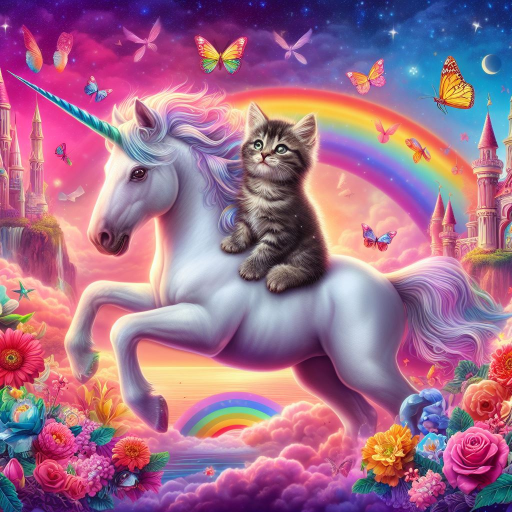
#> input picture photo/catonunicorn.jpg, 1024 x 1024 px, found by its file name (shown at 1/2 size)
$ python blurExample.py
#> lines starting #> are read from the running program, lines starting #| are printed output that depends on the picture; after the words box and inside, x2 and y2 are one past the last pixel; in counts of white or black regions, pixels touching at a corner belong together
import cv2 as cv
import numpy as np
import matplotlib.pyplot as plt

img = cv.imread('photo\catonunicorn.jpg')
#> img is the input picture: shape (1024, 1024, 3); mean B, G, R 140.3, 110.1, 161.9
cv.imshow('CatsOnUnicorn', img)

# Averaging
average = cv.blur(img, (3,3))
cv.imshow('Average Blur', average)

# Gaussian Blur
gauss = cv.GaussianBlur(img, (3,3), 0)
cv.imshow('Gaussian Blur', gauss)

# Median Blur
median = cv.medianBlur(img, 3)
cv.imshow('Median Blur', median)

# Bilateral
bilateral = cv.bilateralFilter(img, 10, 35, 25)
cv.imshow('Bilateral', bilateral)

blank = np.zeros(img.shape[:2], dtype='uint8')
cv.imshow('Blank Image', blank)

circle = cv.circle(blank.copy(), (img.shape[1]//2 + 45,img.shape[0]//2), 100, 255, -1)

rectangle = cv.rectangle(blank.copy(), (30,30), (370,370), 255, -1)

weird_shape = cv.bitwise_and(circle,rectangle)
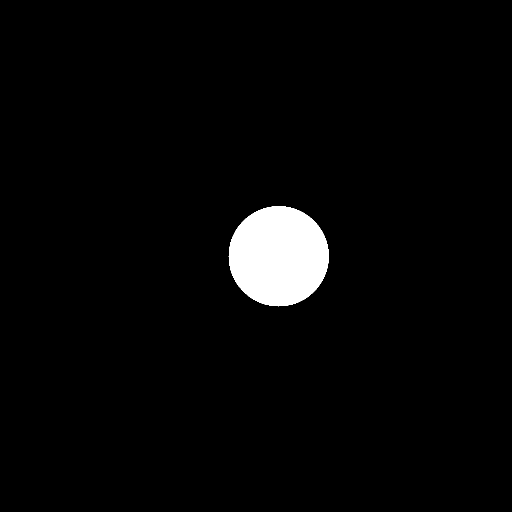
#> circle: shape (1024, 1024) (shown at 1/2 size); 3% white; 1 white region, box (x1, y1, x2, y2) and area: (457, 412, 658, 613) 31417
cv.imshow('Weird Shape', weird_shape)

masked = cv.bitwise_and(img,img,mask=weird_shape)
#> masked: shape (1024, 1024, 3); every value is 0
cv.imshow('Weird Shaped Masked Image', masked)


blank = np.zeros(img.shape[:2], dtype='uint8')

# gray = cv.cvtColor(img, cv.COLOR_BGR2GRAY)
# cv.imshow('Gray', gray)

mask = cv.circle(blank, (img.shape[1]//2,img.shape[0]//2), 100, 255, -1)
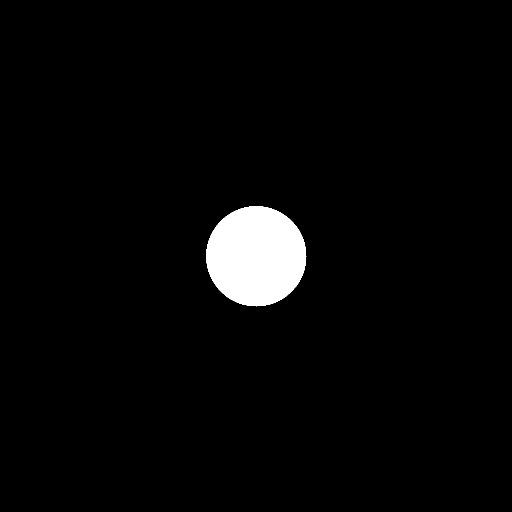
#> blank: shape (1024, 1024) (shown at 1/2 size); 3% white; 1 white region, box (x1, y1, x2, y2) and area: (412, 412, 613, 613) 31417

masked = cv.bitwise_and(img,img,mask=mask)
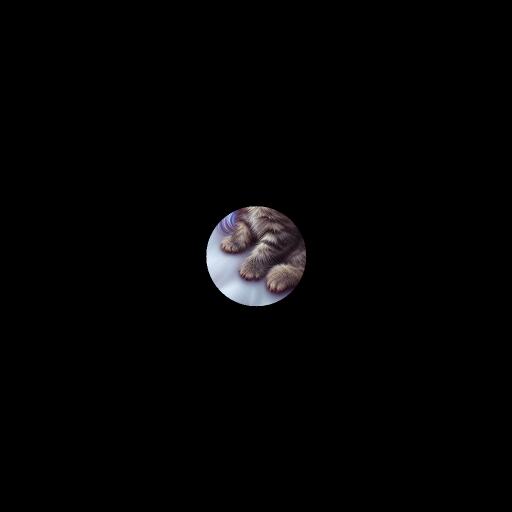
#> masked: shape (1024, 1024, 3) (shown at 1/2 size); mean B, G, R 3.7, 3.4, 3.7
cv.imshow('Mask', masked)

# [12 lines of commented-out code are left out]

plt.figure()
plt.title('Colour Histogram')
plt.xlabel('Bins')
plt.ylabel('# of pixels')
colors = ('b', 'g', 'r')
for i,col in enumerate(colors):
    hist = cv.calcHist([img], [i], mask, [256], [0,256])
    plt.plot(hist, color=col)
    plt.xlim([0,256])

plt.show()
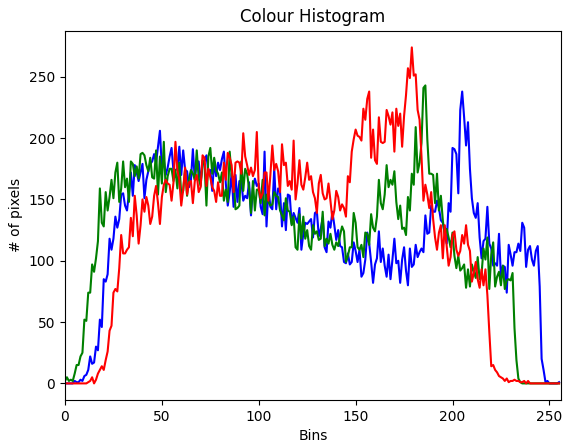
#> figure drawn by matplotlib, 1 panel; curve peaks at x = 205, y = 238; curve peaks at x = 186, y = 243; curve peaks at x = 179, y = 274

cv.waitKey(0)

$ run again, with photo/animal.jpg copied over photo/catonunicorn.jpg
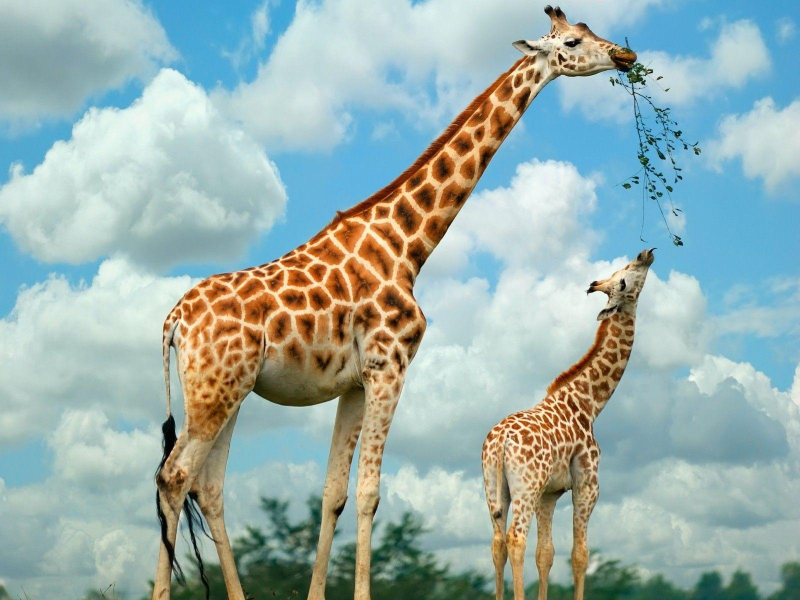
#> input picture photo/animal.jpg, 1600 x 1200 px, found by its file name (shown at 1/2 size)
#> img is the input picture: shape (1200, 1600, 3); mean B, G, R 172.7, 176.3, 154.1
#> `weird_shape = cv.bitwise_and(circle,rectangle)`:
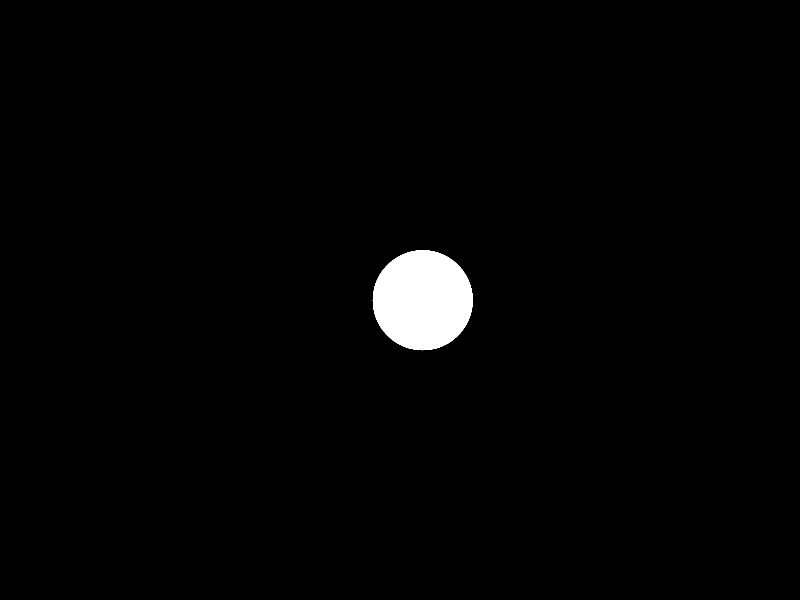
#> circle: shape (1200, 1600) (shown at 1/2 size); 1.6% white; 1 white region, box (x1, y1, x2, y2) and area: (745, 500, 946, 701) 31417
#> blank: shape (1200, 1600); 1.6% white; 1 white region, box (x1, y1, x2, y2) and area: (700, 500, 901, 701) 31417
#> `plt.show()`:
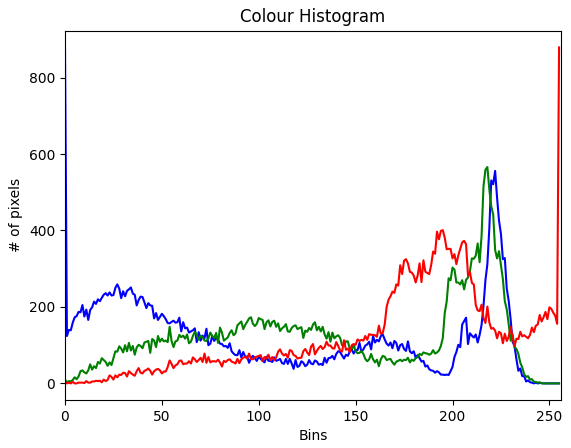
#> figure drawn by matplotlib, 1 panel; curve peaks at x = 0, y = 870; curve peaks at x = 218, y = 566; curve peaks at x = 255, y = 879

$ run again, with photo/birdeyetest.jpg copied over photo/catonunicorn.jpg
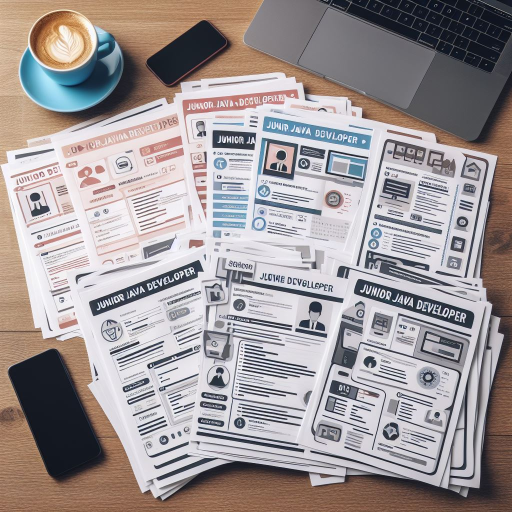
#> input picture photo/birdeyetest.jpg, 1024 x 1024 px, found by its file name (shown at 1/2 size)
#> img is the input picture: shape (1024, 1024, 3); mean B, G, R 152.4, 151.8, 159.8
#> circle: shape (1024, 1024); 3% white; 1 white region, box (x1, y1, x2, y2) and area: (457, 412, 658, 613) 31417
#> blank: shape (1024, 1024); 3% white; 1 white region, box (x1, y1, x2, y2) and area: (412, 412, 613, 613) 31417
#> `masked = cv.bitwise_and(img,img,mask=mask)`:
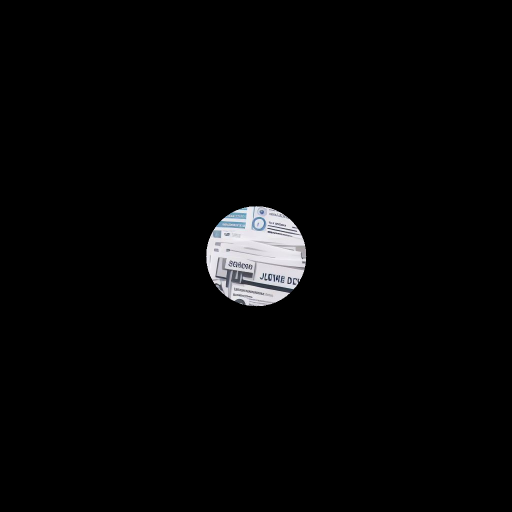
#> masked: shape (1024, 1024, 3) (shown at 1/2 size); mean B, G, R 6.2, 5.9, 5.8
#> `plt.show()`:
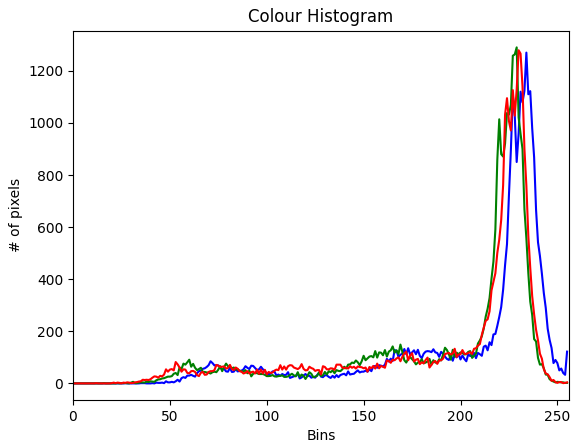
#> figure drawn by matplotlib, 1 panel; curve peaks at x = 234, y = 1270; curve peaks at x = 229, y = 1290; curve peaks at x = 230, y = 1279

$ run again, with photo/myPhoto.jpg copied over photo/catonunicorn.jpg
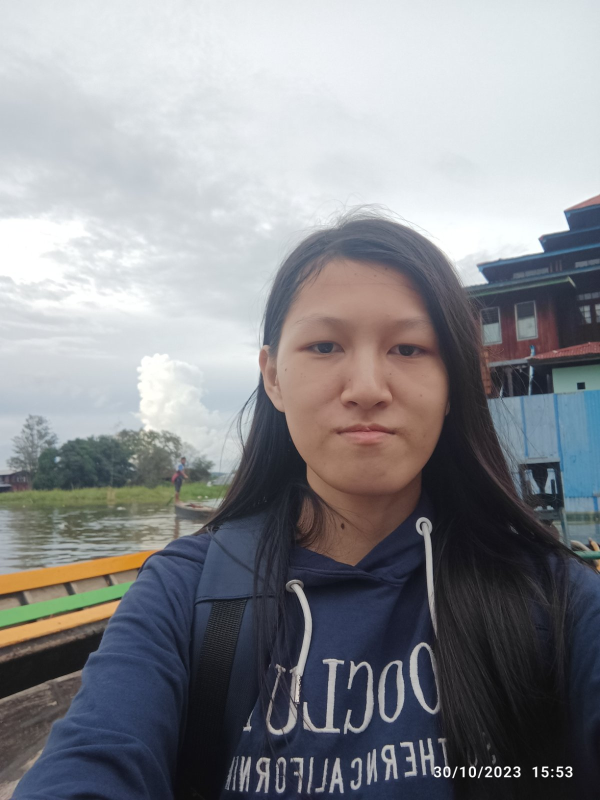
#> input picture photo/myPhoto.jpg, 1200 x 1600 px, found by its file name (shown at 1/2 size)
#> img is the input picture: shape (1600, 1200, 3); mean B, G, R 142.5, 138.1, 136.7
#> `weird_shape = cv.bitwise_and(circle,rectangle)`:
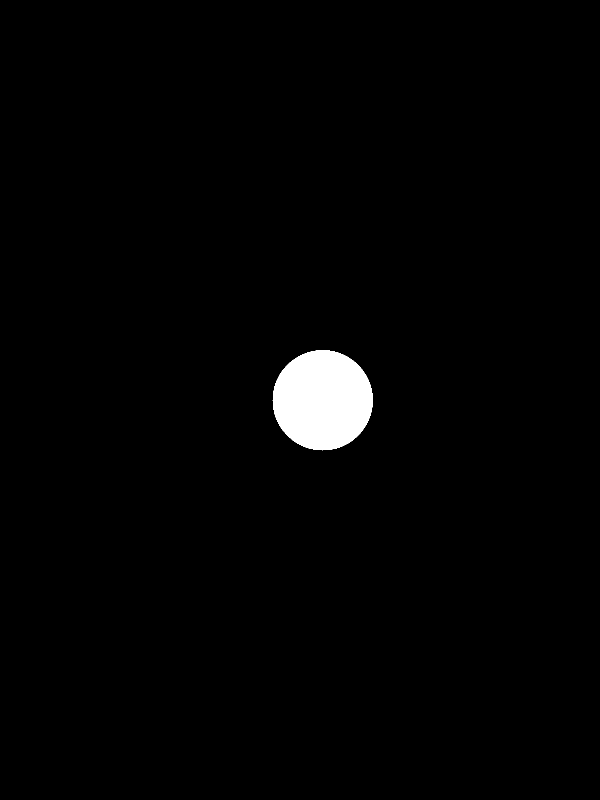
#> circle: shape (1600, 1200) (shown at 1/2 size); 1.6% white; 1 white region, box (x1, y1, x2, y2) and area: (545, 700, 746, 901) 31417
#> blank: shape (1600, 1200); 1.6% white; 1 white region, box (x1, y1, x2, y2) and area: (500, 700, 701, 901) 31417
#> `plt.show()`:
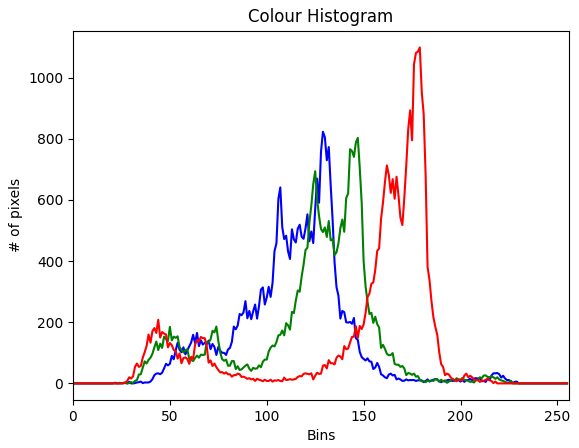
#> figure drawn by matplotlib, 1 panel; curve peaks at x = 129, y = 823; curve peaks at x = 147, y = 803; curve peaks at x = 179, y = 1099
